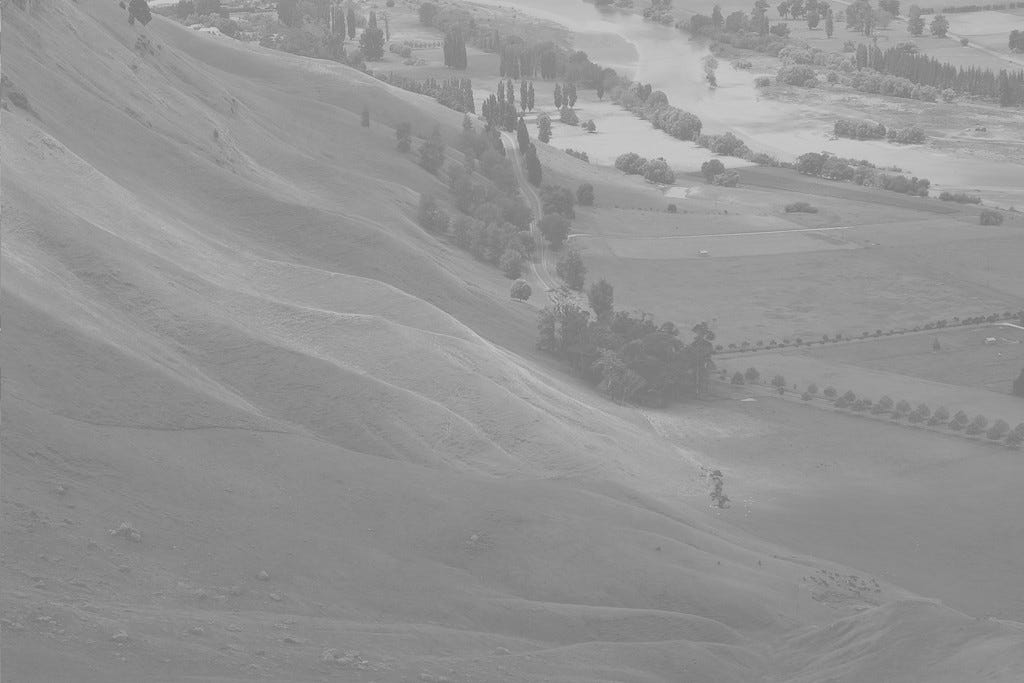
#> input picture CLASE11/image_3.jpg, 1024 x 683 px
$ python histo.py
#> lines starting #> are read from the running program, lines starting #| are printed output that depends on the picture
import cv2
import numpy as np
import matplotlib.pyplot as plt
help(cv2.calcHist)

image_as_BGR = cv2.imread("image_3.jpg")
#> image_as_BGR is the input picture: shape (683, 1024, 3); min 110, max 217, mean 148
image_as_GRAY = cv2.cvtColor(image_as_BGR, cv2.COLOR_BGR2GRAY)


histogram = cv2.calcHist([image_as_GRAY], [0], None, [255], [0,256])
#> histogram = 255 values, max 28580 at index 137, min 0 at index 0, mean 2742.7

cv2.imshow("imagen1",image_as_BGR)
plt.plot(histogram, color = "gray")
plt.show()
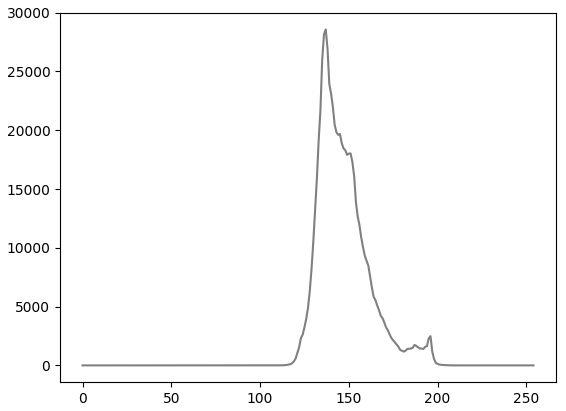
#> figure drawn by matplotlib, 1 panel; curve peaks at x = 137, y = 28580
cv2.waitKey(0)
